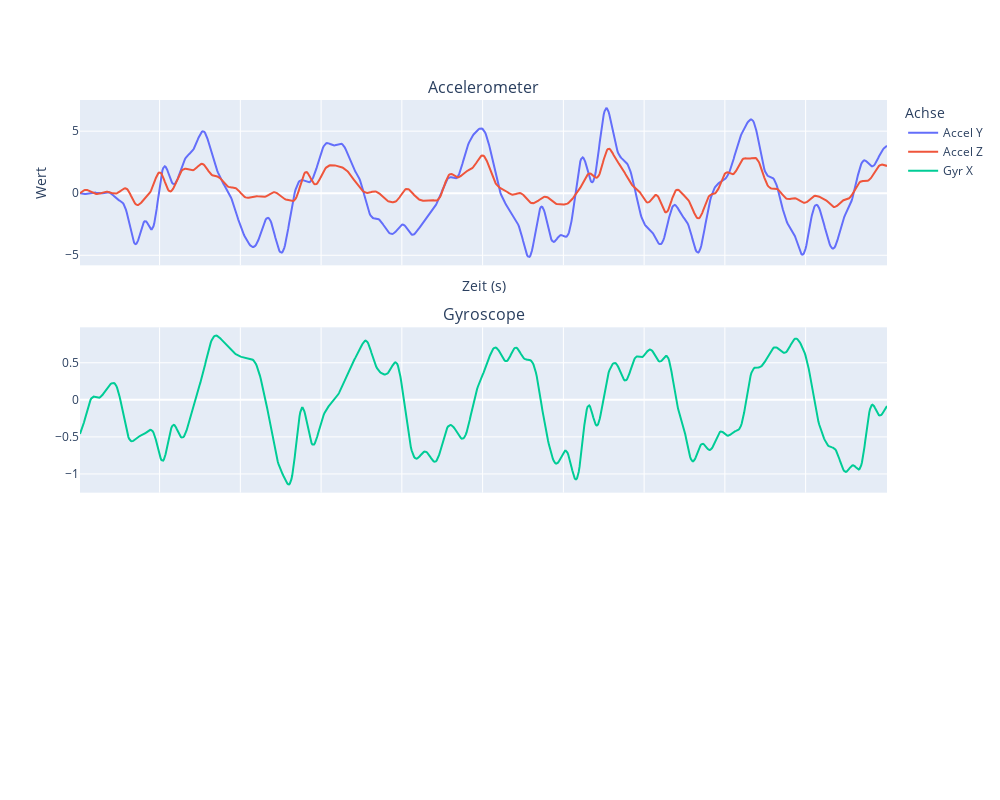

Notebook code for this chart:
### Code cell
plot_df(filtered_df_sq)

### Figure 1 — Plotly figure (JSON) as saved in the notebook; plotly's stock layout.template omitted (floating-point values rounded to 4 significant figures; data arrays with more than 128 entries replaced by an {"elided": "..."} marker saying what was removed)
{"data": [{"name": "Accel Y", "type": "scatter", "x": {"elided": "1001 float values"}, "y": {"elided": "1001 float values"}}, {"name": "Accel Z", "type": "scatter", "x": {"elided": "1001 float values"}, "y": {"elided": "1001 float values"}}, {"marker": {"size": 4}, "name": "Gyr X", "type": "scatter", "x": {"elided": "1001 float values"}, "xaxis": "x2", "y": {"elided": "1001 float values"}, "yaxis": "y2"}], "layout": {"annotations": [{"font": {"size": 16}, "showarrow": false, "text": "Accelerometer", "x": 0.5, "xanchor": "center", "xref": "paper", "y": 1, "yanchor": "bottom", "yref": "paper"}, {"font": {"size": 16}, "showarrow": false, "text": "Gyroscope", "x": 0.5, "xanchor": "center", "xref": "paper", "y": 0.6333, "yanchor": "bottom", "yref": "paper"}], "height": 800, "legend": {"title": {"text": "Achse"}}, "width": 1000, "xaxis": {"anchor": "y", "domain": [0, 1], "matches": "x3", "showticklabels": false, "title": {"text": "Zeit (s)"}}, "xaxis2": {"anchor": "y2", "domain": [0, 1], "matches": "x3", "showticklabels": false}, "xaxis3": {"anchor": "y3", "domain": [0, 1]}, "yaxis": {"anchor": "x", "domain": [0.7333, 1], "title": {"text": "Wert"}}, "yaxis2": {"anchor": "x2", "domain": [0.3667, 0.6333]}, "yaxis3": {"anchor": "x3", "domain": [0, 0.2667]}}}
